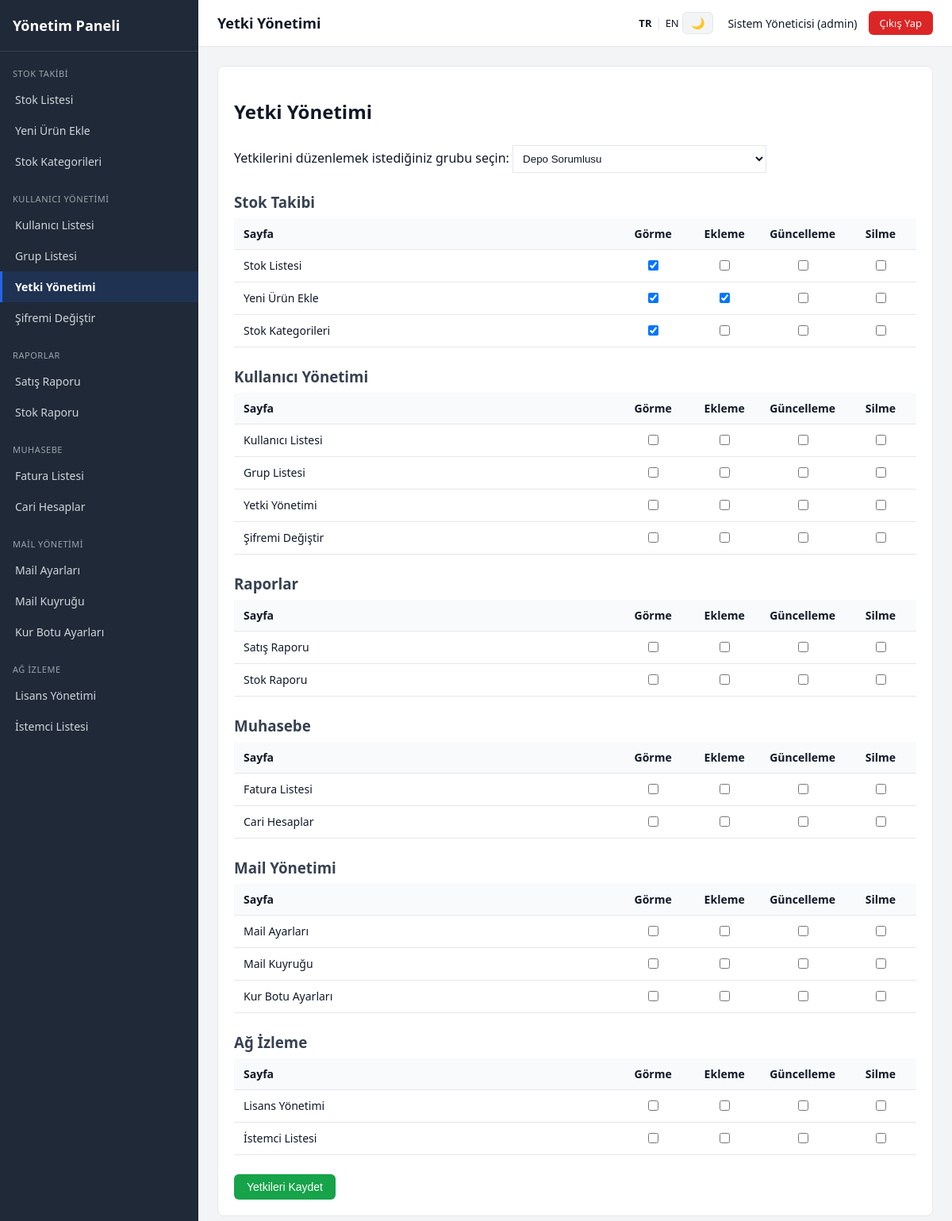
The page /index.php?page=yetki_yonetimi (signed in) on the database its author committed.
### tables this page shows
CREATE TABLE menus (
    id INT AUTO_INCREMENT PRIMARY KEY,
    module_id INT NOT NULL,
    parent_id INT DEFAULT NULL,
    page_id INT DEFAULT NULL,
    menu_title VARCHAR(150) NOT NULL,
    icon VARCHAR(50) DEFAULT NULL,
    sort_order INT DEFAULT 0,
    is_active TINYINT(1) DEFAULT 1,
    FOREIGN KEY (module_id) REFERENCES modules(id) ON DELETE CASCADE,
    FOREIGN KEY (page_id) REFERENCES pages(id) ON DELETE SET NULL,
    FOREIGN KEY (parent_id) REFERENCES menus(id) ON DELETE CASCADE
);

CREATE TABLE pages (
    id INT AUTO_INCREMENT PRIMARY KEY,
    module_id INT NOT NULL,
    page_key VARCHAR(100) NOT NULL UNIQUE,
    page_title VARCHAR(150) NOT NULL,
    file_path VARCHAR(255) NOT NULL,
    sort_order INT DEFAULT 0,
    is_active TINYINT(1) DEFAULT 1,
    created_at DATETIME DEFAULT CURRENT_TIMESTAMP,
    FOREIGN KEY (module_id) REFERENCES modules(id) ON DELETE CASCADE
);

CREATE TABLE group_page_permissions (
    id INT AUTO_INCREMENT PRIMARY KEY,
    group_id INT NOT NULL,
    page_id INT NOT NULL,
    can_view TINYINT(1) DEFAULT 0,
    can_add TINYINT(1) DEFAULT 0,
    can_update TINYINT(1) DEFAULT 0,
    can_delete TINYINT(1) DEFAULT 0,
    UNIQUE KEY unique_group_page (group_id, page_id),
    FOREIGN KEY (group_id) REFERENCES groups_table(id) ON DELETE CASCADE,
    FOREIGN KEY (page_id) REFERENCES pages(id) ON DELETE CASCADE
);

### includes/lang.php (called while the page is built, shortened)
<?php
function currentLang(): string
{
    $lang = $_COOKIE['panel_lang'] ?? 'tr';
    return in_array($lang, ['tr', 'en'], true) ? $lang : 'tr';
}
function currentTheme(): string
{
    $theme = $_COOKIE['panel_theme'] ?? 'light';
    return in_array($theme, ['light', 'dark'], true) ? $theme : 'light';
}
function t(string $key): string
{
    $lang = currentLang();
    return $GLOBALS['__PANEL_STRINGS'][$lang][$key] ?? $key;
}

### includes/functions.php (called while the page is built, shortened)
<?php
function getPageByKey(PDO $pdo, string $pageKey): ?array
{
    $stmt = $pdo->prepare(
        "SELECT p.*, m.module_name, m.module_key
         FROM pages p
         INNER JOIN modules m ON m.id = p.module_id
         WHERE p.page_key = :page_key AND p.is_active = 1
         LIMIT 1"
    );
    $stmt->execute(['page_key' => $pageKey]);
    $page = $stmt->fetch();
    return $page ?: null;
}
function groupHasPermission(PDO $pdo, int $groupId, int $pageId, string $action): bool
{
    $column = match ($action) {
        'view'   => 'can_view',
        'add'    => 'can_add',
        'update' => 'can_update',
        'delete' => 'can_delete',
        default  => null,
    };
    $stmt = $pdo->prepare(
        "SELECT {$column} FROM group_page_permissions
         WHERE group_id = :group_id AND page_id = :page_id
         LIMIT 1"
    );
    $stmt->execute(['group_id' => $groupId, 'page_id' => $pageId]);
    $row = $stmt->fetch();
    return $row && (int)$row[$column] === 1;
}
function getMenuForGroup(PDO $pdo, int $groupId): array
{
    $sql = "
        SELECT
            mo.id            AS module_id,
            mo.module_name,
            mo.module_key,
            mo.icon          AS module_icon,
            mo.sort_order    AS module_sort,
            me.id            AS menu_id,
            me.menu_title,
            me.icon          AS menu_icon,
            me.sort_order    AS menu_sort,
            pg.page_key,
            pg.page_title
        FROM group_page_permissions gpp
        INNER JOIN pages pg   ON pg.id = gpp.page_id
        INNER JOIN modules mo ON mo.id = pg.module_id
        INNER JOIN menus me   ON me.page_id = pg.id
        WHERE gpp.group_id = :group_id
          AND gpp.can_view = 1
          AND pg.is_active = 1
          AND mo.is_active = 1
          AND me.is_active = 1
        ORDER BY mo.sort_order ASC, me.sort_order ASC
    ";
    $stmt = $pdo->prepare($sql);
    $stmt->execute(['group_id' => $groupId]);
    $rows = $stmt->fetchAll();
    $menu = [];
    foreach ($rows as $row) {
        $modKey = $row['module_key'];
        if (!isset($menu[$modKey])) {
            $menu[$modKey] = [
                'module_id'   => $row['module_id'],
                'module_name' => $row['module_name'],
                'module_icon' => $row['module_icon'],
                'items'       => [],
            ];
        }
        $menu[$modKey]['items'][] = [
            'menu_title' => $row['menu_title'],
            'menu_icon'  => $row['menu_icon'],
            'page_key'   => $row['page_key'],
        ];
    }
    return $menu;
}
function e(string $value): string
{
    return htmlspecialchars($value, ENT_QUOTES, 'UTF-8');
}

### includes/auth.php (called while the page is built, shortened)
<?php
function currentGroupId(): int
{
    return (int)($_SESSION['group_id'] ?? 0);
}
function currentUsername(): string
{
    return $_SESSION['username'] ?? '';
}
function currentFullName(): string
{
    return $_SESSION['full_name'] ?? '';
}
function requirePermission(PDO $pdo, int $pageId, string $action = 'view'): void
{
    $groupId = currentGroupId();
    if (!groupHasPermission($pdo, $groupId, $pageId, $action)) {
        http_response_code(403);
        include __DIR__ . '/../403.php';
        exit;
    }
}

### modules/kullanici_yonetimi/yetkiler.php (the view, shortened to what this page needs)
<?php
$allGroups = $pdo->query("SELECT id, group_name FROM groups_table ORDER BY group_name")->fetchAll();
$selectedGroupId = (int)($_POST['group_id'] ?? $_GET['group_id'] ?? $allGroups[0]['id']);
$allPages = $pdo->query(
    "SELECT p.id, p.page_title, p.page_key, m.module_name, m.sort_order AS module_sort, p.sort_order AS page_sort
     FROM pages p
     INNER JOIN modules m ON m.id = p.module_id
     WHERE p.is_active = 1
     ORDER BY m.sort_order ASC, p.sort_order ASC"
)->fetchAll();
$stmt = $pdo->prepare("SELECT * FROM group_page_permissions WHERE group_id = :g");
$stmt->execute(['g' => $selectedGroupId]);
$existingPerms = [];
foreach ($stmt->fetchAll() as $row) {
    $existingPerms[(int)$row['page_id']] = $row;
}
$grouped = [];
foreach ($allPages as $pg) {
    $grouped[$pg['module_name']][] = $pg;
}
?>
<div class="card">
    <h2>Yetki Yönetimi</h2>
    <form method="get" action="index.php" style="margin-bottom:20px;">
        <label>Yetkilerini düzenlemek istediğiniz grubu seçin:</label>
        <select name="group_id" onchange="this.form.submit()" style="width:100%; max-width:320px; padding:8px; margin-top:6px;">
            <?php foreach ($allGroups as $g): ?>
                <option value="<?= (int)$g['id'] ?>" <?= (int)$g['id'] === $selectedGroupId ? 'selected' : '' ?>>
                    <?= e($g['group_name']) ?>
                </option>
            <?php endforeach; ?>
        </select>
    </form>
    <?php if ($canUpdate): ?>
    <form method="post" action="index.php?page=yetki_yonetimi">
        <?php foreach ($grouped as $moduleName => $pages): ?>
            <h3 style="margin-top:24px; margin-bottom:8px; color:#374151;"><?= e($moduleName) ?></h3>
            <table class="data-table" style="margin-bottom:12px;">
                <thead>
                <tr>
                    <th>Sayfa</th>
                    <th style="width:90px; text-align:center;">Görme</th>
                    <th style="width:90px; text-align:center;">Ekleme</th>
                    <th style="width:100px; text-align:center;">Güncelleme</th>
                    <th style="width:90px; text-align:center;">Silme</th>
                </tr>
                </thead>
                <tbody>
                <?php foreach ($pages as $pg):
                    $pid  = (int)$pg['id'];
                    $perm = $existingPerms[$pid] ?? ['can_view' => 0, 'can_add' => 0, 'can_update' => 0, 'can_delete' => 0];
                ?>
                    <tr>
                        <td><?= e($pg['page_title']) ?></td>
                        <td style="text-align:center;">
                            <input type="checkbox" name="can_view[<?= $pid ?>]" value="1" <?= $perm['can_view'] ? 'checked' : '' ?>>
                        </td>
                        <td style="text-align:center;">
                            <input type="checkbox" name="can_add[<?= $pid ?>]" value="1" <?= $perm['can_add'] ? 'checked' : '' ?>>
                        </td>
                        <td style="text-align:center;">
                            <input type="checkbox" name="can_update[<?= $pid ?>]" value="1" <?= $perm['can_update'] ? 'checked' : '' ?>>
                        </td>
                        <td style="text-align:center;">
                            <input type="checkbox" name="can_delete[<?= $pid ?>]" value="1" <?= $perm['can_delete'] ? 'checked' : '' ?>>
                        </td>
                    </tr>
                <?php endforeach; ?>
                </tbody>
            </table>
        <?php endforeach; ?>
        <button type="submit" class="btn btn-success" style="margin-top:12px;">Yetkileri Kaydet</button>
    </form>
    <?php else: ?>
        <p style="color:#6b7280;">Yetkileri görüntüleyebiliyorsunuz ancak değiştirme izniniz yok.</p>
    <?php endif; ?>
</div>

### includes/header.php (shortened to what this page needs)
<!DOCTYPE html>
<html lang="<?= e(currentLang()) ?>" data-theme="<?= e(currentTheme()) ?>">
<head>
    <link rel="stylesheet" href="assets/css/style.css">
</head>
<body>
<div class="app-shell">
    <aside class="sidebar">
        <div class="sidebar-brand"><?= e(t('brand_title')) ?></div>
        <nav class="sidebar-menu">
            <?php foreach ($menuData as $moduleKey => $module): ?>
                <div class="menu-module">
                    <div class="menu-module-title"><?= e($module['module_name']) ?></div>
                    <ul>
                        <?php foreach ($module['items'] as $item): ?>
                            <li>
                                <a href="index.php?page=<?= urlencode($item['page_key']) ?>"
                                   class="<?= ($currentPageKey ?? '') === $item['page_key'] ? 'active' : '' ?>">
                                    <?= e($item['menu_title']) ?>
                                </a>
                            </li>
                        <?php endforeach; ?>
                    </ul>
                </div>
            <?php endforeach; ?>
        </nav>
    </aside>
    <div class="main-area">
        <header class="topbar">
            <div class="topbar-title"><?= e($pageTitle ?? '') ?></div>
            <div style="display:flex; align-items:center; gap:18px;">
                <div class="topbar-controls">
                    <a href="javascript:void(0)" onclick="panelSwitchLang('tr')"
                       style="font-weight:<?= currentLang() === 'tr' ? '700' : '400' ?>;">TR</a>
                    <span style="color:var(--border-color);">|</span>
                    <a href="javascript:void(0)" onclick="panelSwitchLang('en')"
                       style="font-weight:<?= currentLang() === 'en' ? '700' : '400' ?>;">EN</a>
                    <button type="button" class="btn btn-theme" onclick="panelToggleTheme()"
                            title="<?= currentTheme() === 'light' ? e(t('theme_dark_tooltip')) : e(t('theme_light_tooltip')) ?>">
                        <?= currentTheme() === 'light' ? '🌙' : '☀️' ?>
                    </button>
                </div>
                <div class="topbar-user">
                    <span><?= e(currentFullName()) ?> (<?= e(currentUsername()) ?>)</span>
                    <a href="logout.php" class="btn-logout"><?= e(t('logout')) ?></a>
                </div>
            </div>
        </header>
        <main class="content-area">

### assets/css/style.css (style rules this page uses)
:root { --sidebar-bg: #1f2937; --sidebar-text: #d1d5db; --sidebar-active: #2563eb; --topbar-bg: #ffffff; --content-bg: #f3f4f6; --border-color: #e5e7eb; --text-dark: #111827; --accent: #2563eb; --danger: #dc2626; --success: #16a34a; --card-bg: #ffffff; --table-header-bg: #f9fafb; --input-bg: #ffffff; }
* { box-sizing: border-box; }
body { margin: 0; font-family: 'Segoe UI', Arial, sans-serif; background: var(--content-bg); color: var(--text-dark); }
.app-shell { display: flex; min-height: 100vh; }
.sidebar { width: 250px; background: var(--sidebar-bg); color: var(--sidebar-text); flex-shrink: 0; padding: 0 0 20px 0; }
.sidebar-brand { padding: 20px 16px; font-size: 18px; font-weight: 600; color: #fff; border-bottom: 1px solid rgba(255,255,255,0.1); }
.menu-module { margin-top: 14px; }
.menu-module-title { font-size: 11px; text-transform: uppercase; letter-spacing: 0.05em; color: #9ca3af; padding: 6px 16px; }
.sidebar-menu ul { list-style: none; margin: 0; padding: 0; }
.sidebar-menu a { display: block; padding: 10px 16px; color: var(--sidebar-text); text-decoration: none; font-size: 14px; border-left: 3px solid transparent; }
.sidebar-menu a.active { background: rgba(37,99,235,0.15); border-left-color: var(--sidebar-active); color: #fff; font-weight: 600; }
.main-area { flex: 1; display: flex; flex-direction: column; min-width: 0; }
.topbar { background: var(--topbar-bg); border-bottom: 1px solid var(--border-color); padding: 14px 24px; display: flex; align-items: center; justify-content: space-between; }
.topbar-title { font-size: 18px; font-weight: 600; }
.topbar-user { display: flex; align-items: center; gap: 14px; font-size: 14px; }
.btn-logout { background: var(--danger); color: #fff; padding: 6px 14px; border-radius: 6px; text-decoration: none; font-size: 13px; }
.content-area { padding: 24px; flex: 1; }
.card { background: var(--card-bg); border: 1px solid var(--border-color); border-radius: 8px; padding: 20px; margin-bottom: 20px; }
table.data-table { width: 100%; border-collapse: collapse; font-size: 14px; }
table.data-table th, table.data-table td { text-align: left; padding: 10px 12px; border-bottom: 1px solid var(--border-color); }
table.data-table th { background: var(--table-header-bg); font-weight: 600; color: var(--text-dark); }
table.data-table td { color: var(--text-dark); }
.btn { display: inline-block; padding: 8px 16px; border-radius: 6px; text-decoration: none; font-size: 14px; border: none; cursor: pointer; }
.btn-success { background: var(--success); color: #fff; }
.content-area input, .content-area select, .content-area textarea { background: var(--input-bg); color: var(--text-dark); border-color: var(--border-color); }
.topbar-controls a { text-decoration: none; color: var(--text-dark); font-size: 13px; }
.topbar-controls .btn-theme { background: var(--content-bg); border: 1px solid var(--border-color); padding: 5px 10px; font-size: 14px; }

### rows shown on the page
menus: menu_title "Stok Listesi"
menus: menu_title "Yeni Ürün Ekle"
menus: menu_title "Stok Kategorileri"
menus: menu_title "Kullanıcı Listesi"
menus: menu_title "Grup Listesi"
menus: menu_title "Yetki Yönetimi"
menus: menu_title "Şifremi Değiştir"
menus: menu_title "Satış Raporu"
menus: menu_title "Stok Raporu"
menus: menu_title "Fatura Listesi"
menus: menu_title "Cari Hesaplar"
menus: menu_title "Mail Ayarları"
menus: menu_title "Mail Kuyruğu"
menus: menu_title "Kur Botu Ayarları"
menus: menu_title "Lisans Yönetimi"
menus: menu_title "İstemci Listesi"
pages: page_title "Yetki Yönetimi"
pages: page_title "Stok Listesi"
group_page_permissions: can_view "☑"
pages: page_title "Yeni Ürün Ekle"
group_page_permissions: can_view "☑", can_add "☑"
pages: page_title "Stok Kategorileri"
group_page_permissions: can_view "☑"
pages: page_title "Kullanıcı Listesi"
pages: page_title "Grup Listesi"
pages: page_title "Şifremi Değiştir"
pages: page_title "Satış Raporu"
pages: page_title "Stok Raporu"
pages: page_title "Fatura Listesi"
pages: page_title "Cari Hesaplar"
pages: page_title "Mail Ayarları"
pages: page_title "Mail Kuyruğu"
pages: page_title "Kur Botu Ayarları"
pages: page_title "Lisans Yönetimi"
pages: page_title "İstemci Listesi"

### other values the page prints
t('brand_title') "Yönetim Paneli"
$module['module_name'] "STOK TAKIBI"
$module['module_name'] "KULLANICI YÖNETIMI"
$module['module_name'] "RAPORLAR"
$module['module_name'] "MUHASEBE"
$module['module_name'] "MAIL YÖNETIMI"
$module['module_name'] "AĞ İZLEME"
currentFullName() "Sistem Yöneticisi"
currentUsername() "admin"
t('logout') "Çıkış Yap"
$moduleName "Stok Takibi"
$moduleName "Kullanıcı Yönetimi"
$moduleName "Raporlar"
$moduleName "Muhasebe"
$moduleName "Mail Yönetimi"
